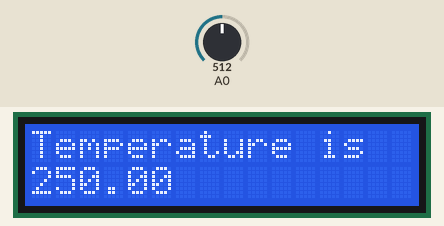
Simulated run of this sketch. Board: Arduino Uno, built with avr-gcc and run on an emulated ATmega328P. On the bench: 16×2 character LCD. The test bench sets the inputs (shaded band); at power-on: A0 = 512. What the sketch prints to the serial monitor is not drawn.

Above: at 1.2 s.
1.3 s: A0 set to 716
At 2.2 s:
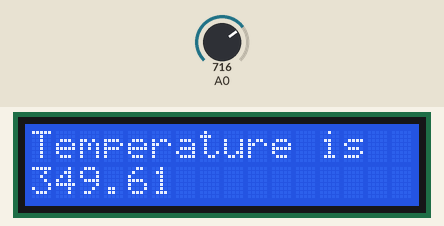
2.8 s: A0 set to 900
At 3.2 s:
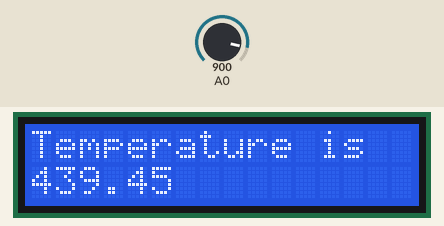
4.3 s: A0 set to 1023
At 5.5 s:
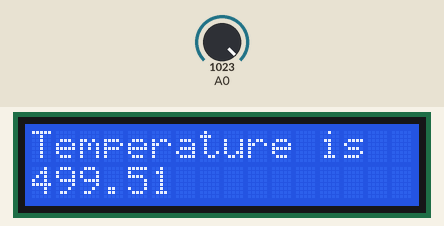
Timing chart, 0 to 7.3 s (numbered marks = the images above; inputs shaded):
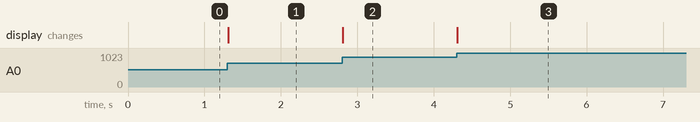

Measured:
- after the input at 1.3 s, the display: changes at once (image 1)
- after the input at 2.8 s, the display: changes at once (image 2)
- after the input at 4.3 s, the display: changes at once (image 3)

The sketch:

sketch_dec14a.ino
```cpp
#include <LiquidCrystal.h>


const int rs = 12, en = 11, d4 = 5, d5 = 4, d6 = 3, d7 = 2;
LiquidCrystal lcd(rs, en, d4, d5, d6, d7);
int a;
float b;
void setup() {

  lcd.begin(16, 2);

  lcd.print("Temperature is");

Serial.begin(9600);
}
void loop() {
  a= analogRead(A0);
  b= ((5.0/1024.0)*a)*100;
  lcd.setCursor(0, 1);

  lcd.print(b);
  Serial.println(b);
}
```
